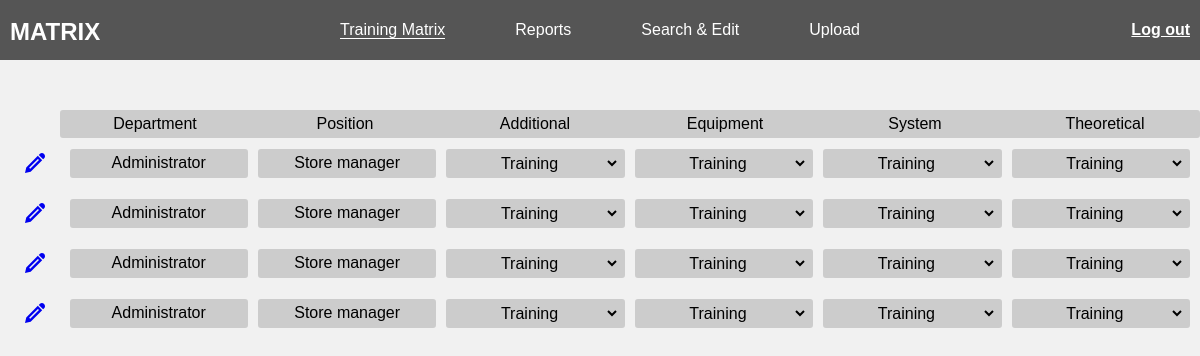
Page /training/matrix/ (signed in) on the earlier database version.
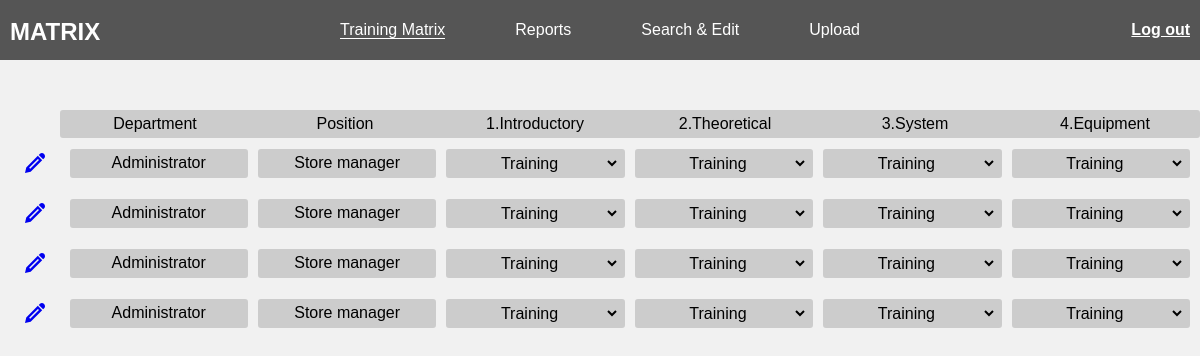
Same page on the later database version.
### training/models.py (models this page shows, shortened)
class TrainingGroup(models.Model):
    title = models.CharField(max_length=200)
    class Meta:
        ordering=('title',)
        verbose_name='Training group'
        verbose_name_plural='Training groups'

### training/views.py (the view)
# urls.py: path('matrix/', HomeView.as_view(), name='home'),
class HomeView(LoginRequiredMixin, TemplateView):
    template_name = 'training/matrix.html'
    context_object_name = 'matrix'
    def get_context_data(self, **kwargs):
        context = super().get_context_data(**kwargs)
        context['groups']= TrainingGroup.objects.all()
        return context

### training/templates/training/matrix.html
{% extends 'base/nav.html' %}
{% load static %}
{% block content %}
<main>
    <div class="main-page__table-box">
        <ul class="main-page__header">
            <li class="main-page__header-item">Department</li>
            <li class="main-page__header-item">Position</li>
            {% for group in groups %}
            <li class="main-page__header-item">{{group.title}}</li>
            {% endfor %}
        </ul>
        <ul class="main-page__list">
            <li class="main-page__item">
                <a class="main-page__item-edit" href="edit-training.html">
                    <svg>
                        <use xlink:href="/static/images/icons.svg#icon-pencil" />
                    </svg>
                </a>
                <ul class="main-page__info-list">
                    <li class="main-page__info-item">
                        Administrator
                    </li>
                    <li class="main-page__info-item">
                        Store manager
                    </li>
                    <li class="main-page__info-item">
                        <select>
                            <option value="#">Training</option>
                        </select>
                    </li>
                    <li class="main-page__info-item">
                        <select>
                            <option value="#">Training</option>
                        </select>
                    </li>
                    <li class="main-page__info-item">
                        <select>
                            <option value="#">Training</option>
                        </select>
                    </li>
                    <li class="main-page__info-item">
                        <select>
                            <option value="#">Training</option>
                        </select>
                    </li>
                </ul>
            </li>
            <li class="main-page__item">
                <a class="main-page__item-edit" href="edit-training.html">
                    <svg>
                        <use xlink:href="/static/images/icons.svg#icon-pencil" />
                    </svg>
                </a>
                <ul class="main-page__info-list">
                    <li class="main-page__info-item">
                        Administrator
                    </li>
                    <li class="main-page__info-item">
                        Store manager
                    </li>
                    <li class="main-page__info-item">
                        <select>
                            <option value="#">Training</option>
                        </select>
                    </li>
                    <li class="main-page__info-item">
                        <select>
                            <option value="#">Training</option>
                        </select>
                    </li>
                    <li class="main-page__info-item">
                        <select>
                            <option value="#">Training</option>
                        </select>
                    </li>
                    <li class="main-page__info-item">
                        <select>
                            <option value="#">Training</option>
                        </select>
                    </li>
                </ul>
            </li>
            <li class="main-page__item">
                <a class="main-page__item-edit" href="edit-training.html">
                    <svg>
                        <use xlink:href="/static/images/icons.svg#icon-pencil" />
                    </svg>
                </a>
                <ul class="main-page__info-list">
                    <li class="main-page__info-item">
                        Administrator
                    </li>
                    <li class="main-page__info-item">
                        Store manager
                    </li>
                    <li class="main-page__info-item">
                        <select>
                            <option value="#">Training</option>
                        </select>
                    </li>
                    <li class="main-page__info-item">
                        <select>
                            <option value="#">Training</option>
                        </select>
                    </li>
                    <li class="main-page__info-item">
                        <select>
                            <option value="#">Training</option>
                        </select>
                    </li>
                    <li class="main-page__info-item">
                        <select>
                            <option value="#">Training</option>
                        </select>
                    </li>
                </ul>
            </li>
            <li class="main-page__item">
                <a class="main-page__item-edit" href="edit-training.html">
                    <svg>
                        <use xlink:href="/static/images/icons.svg#icon-pencil" />
                    </svg>
                </a>
                <ul class="main-page__info-list">
                    <li class="main-page__info-item">
                        Administrator
                    </li>
                    <li class="main-page__info-item">
                        Store manager
                    </li>
                    <li class="main-page__info-item">
                        <select>
                            <option value="#">Training</option>
                        </select>
                    </li>
                    <li class="main-page__info-item">
                        <select>
                            <option value="#">Training</option>
                        </select>
                    </li>
                    <li class="main-page__info-item">
                        <select>
                            <option value="#">Training</option>
                        </select>
                    </li>
                    <li class="main-page__info-item">
                        <select>
                            <option value="#">Training</option>
                        </select>
                    </li>
                </ul>
            </li>
        </ul>
    </div>
</main>
{% endblock content %}

### training/templates/base/nav.html (shortened to what this page needs)
<!DOCTYPE html>
<html lang="en">
{% load static %}
<head>
    <link rel="stylesheet" href="/static/css/style.css">
</head>
<body>
    <header class="nav__bar">
        <nav class="nav__list">
            <h1 class="nav__logo">
                <a href="#">Matrix</a>
            </h1>
            <ul class="nav__item-list">
                <li class="nav__item"><a href="/training/matrix" class="nav__link nav__link--active">Training Matrix</a></li>
                <li class="nav__item"><a href="/training/reports" class="nav__link">Reports</a></li>
                <li class="nav__item"><a href="/training/search" class="nav__link">Search & Edit</a></li>
                <li class="nav__item"><a href="/training/upload" class="nav__link">Upload</a></li>
            </ul>
            <div class="nav__logout">
                <form action="" method="POST">
                    <a href="/training/logout" class="nav__logout-btn">Log out</a>
                </form>
            </div>
        </nav>
    </header>
    {% block content %}
    {% endblock content %}
</body>
</html>

### static/css/style.css (style rules this page uses)
html { font-size:62.5% }
*,*::after,*::before { margin:0;padding:0;-webkit-box-sizing:border-box;box-sizing:border-box }
body { font-size:1.6rem;font-family:sans-serif;min-height:100vh;width:100vw;background-color:#f1f1f1 }
main { margin-top:5rem;width:100% }
svg { width:2rem }
.nav__bar { width:100vw;height:6rem;background-color:#555;display:-webkit-box;display:-ms-flexbox;display:flex;-webkit-box-align:center;-ms-flex-align:center;align-items:center;-webkit-box-pack:center;-ms-flex-pack:center;justify-content:center }
.nav__list { -ms-flex-preferred-size:120rem;flex-basis:120rem;padding:0 1rem;display:-webkit-box;display:-ms-flexbox;display:flex }
.nav__logo,.nav__item-list,.nav__logout { display:-webkit-box;display:-ms-flexbox;display:flex;-webkit-box-align:center;-ms-flex-align:center;align-items:center }
.nav__logo { -webkit-box-flex:1;-ms-flex:1 1 0px;flex:1 1 0 }
.nav__logo>a { height:2rem;line-height:1;text-decoration:none;color:#fff;text-transform:uppercase }
.nav__item-list { -webkit-box-flex:2;-ms-flex:2 1 0px;flex:2 1 0;-ms-flex-pack:distribute;justify-content:space-around;list-style:none }
.nav__link { text-decoration:none;color:#fff;-webkit-transition:all .2s;transition:all .2s }
.nav__link--active { border-bottom:1px solid #fff }
.nav__logout { -webkit-box-flex:1;-ms-flex:1 1 0px;flex:1 1 0;display:-webkit-box;display:-ms-flexbox;display:flex;-webkit-box-pack:end;-ms-flex-pack:end;justify-content:flex-end }
.nav__logout-btn { border:none;background-color:transparent;cursor:pointer;font-size:1.6rem;color:#fff;font-weight:bold;display:-webkit-box;display:-ms-flexbox;display:flex;-webkit-box-align:center;-ms-flex-align:center;align-items:center;-webkit-transition:all .2s;transition:all .2s }
.main-page__table-box { max-width:120rem;width:100%;height:20rem;margin:0 auto }
.main-page__header,.main-page__list,.main-page__item { list-style:none;display:-webkit-box;display:-ms-flexbox;display:flex }
.main-page__header-item,.main-page__item { padding:.5rem }
.main-page__header { width:95%;margin-left:5%;background-color:#ccc;border-radius:3px }
.main-page__header-item { -webkit-box-flex:1;-ms-flex:1 0 0px;flex:1 0 0;text-align:center }
.main-page__list { width:100%;-webkit-box-orient:vertical;-webkit-box-direction:normal;-ms-flex-flow:column;flex-flow:column }
.main-page__item { margin:.5rem 0;width:100%;-webkit-box-align:center;-ms-flex-align:center;align-items:center }
.main-page__item-edit { display:inline-block;width:5%;text-align:center;display:-webkit-box;display:-ms-flexbox;display:flex;-webkit-box-align:center;-ms-flex-align:center;align-items:center;-webkit-box-pack:center;-ms-flex-pack:center;justify-content:center }
.main-page__item-edit>svg { -webkit-box-sizing:content-box;box-sizing:content-box;height:2rem;width:2rem;padding:.5rem;fill:#0000f0 }
.main-page__info-list { width:95%;display:-webkit-box;display:-ms-flexbox;display:flex;-ms-flex-pack:distribute;justify-content:space-around;list-style:none }
.main-page__info-item { -webkit-box-flex:1;-ms-flex:1 0 0px;flex:1 0 0;margin:0 .5rem;padding:.5rem;text-align:center;background-color:#ccc;border-radius:3px;display:-webkit-box;display:-ms-flexbox;display:flex;-webkit-box-align:center;-ms-flex-align:center;align-items:center;-webkit-box-pack:center;-ms-flex-pack:center;justify-content:center }
.main-page__info-item>select { width:100%;height:100%;background:transparent;border:none;font-size:1.6rem;text-align:center }

Differences in the rows shown:
changed TrainingGroup: title "Additional" → "1.Introductory"
changed TrainingGroup: title "Theoretical" → "2.Theoretical"; moves up the list
changed TrainingGroup: title "System" → "3.System"; moves down the list
changed TrainingGroup: title "Equipment" → "4.Equipment"
